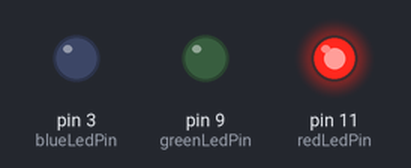
Bench run of a sketch on a simulated Arduino Uno, built with avr-gcc and run on an emulated ATmega328P. On the bench: output pins drawn as LEDs (lit = HIGH).

Above: at 0.5 s.
At 1.5 s:
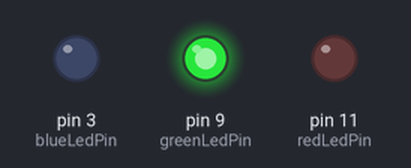
At 2.5 s:
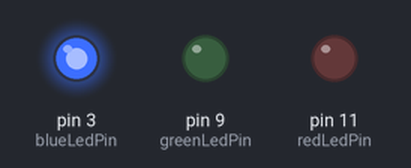
At 3.5 s:
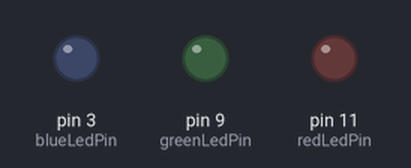
Timing chart, 0 to 5.2 s (numbered marks = the images above):
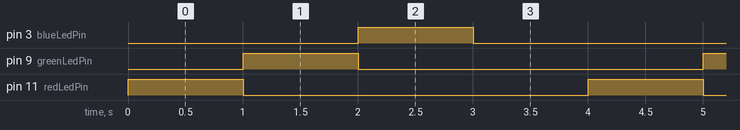

Measured:
- by itself, pin 3 (blueLedPin), pin 9 (greenLedPin), pin 11 (redLedPin): alternates HIGH for 1.0 s and LOW for 3.0 s
- by itself, everything shown: repeats every 4.0 s, in 4 steps

The sketch:

sketch_feb29b.ino
```cpp
const int redLedPin = 11;
const int greenLedPin = 9;
const int blueLedPin = 3;

void setup() {
  pinMode(redLedPin, OUTPUT);
  pinMode(greenLedPin, OUTPUT);
  pinMode(blueLedPin, OUTPUT);
}

void loop() {
  digitalWrite(redLedPin, HIGH);
  delay(1000);
  digitalWrite(redLedPin, LOW);

  digitalWrite(greenLedPin, HIGH);
  delay(1000);
  digitalWrite(greenLedPin, LOW);

  digitalWrite(blueLedPin, HIGH);
  delay(1000);
  digitalWrite(blueLedPin, LOW);

  delay(1000);
}

// I = V/R = 5V/220 ohm
// I = 5/220 = 0.0227 A ungefär för varje diod
// Strömmen är ca 22.7 mA milliampeere per diod
```
